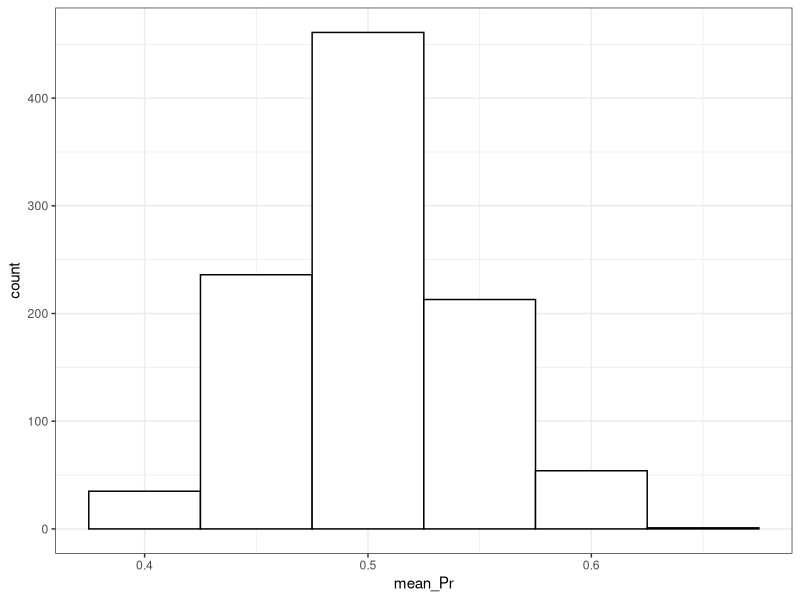
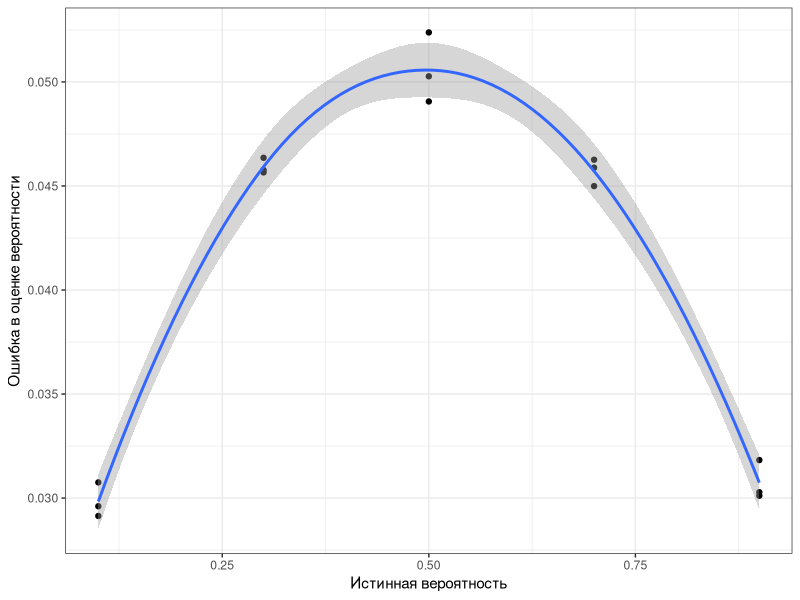
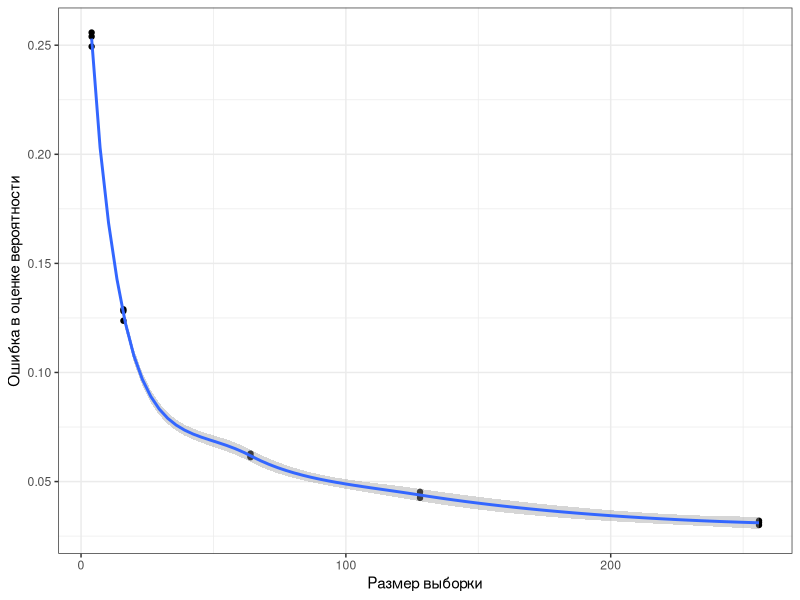

Recreate these plots in R, in order.
## ---- chunk 1
knitr::opts_chunk$set(echo = TRUE)

library(tidyverse)

## ---- chunk 2

# Истинная вероятность
true_Pr <- 0.5  

# Количество пациентов
n_patients <- 4 

#Результаты выборки
sample_result <- rbinom(n_patients, 1, true_Pr)  

#Оценочная вероятность
mean(sample_result) 

## ---- chunk 3

# Истинная вероятность
true_Pr <- 0.5

# Количество пациентов
n_patients <- 128

# Количество повторений эксперимента
n_repeats <- 1000 

df_all_repeats <- data.frame(
  n_exp = rep(1:n_repeats, each = n_patients),
  ID =  rep(1:n_patients, n_repeats),
  Pr = rbinom(n_repeats * n_patients, 1, true_Pr)
)

## ---- chunk 4

df_sample_Pr <- df_all_repeats %>% 
  group_by(n_exp) %>% 
  dplyr::summarise(mean_Pr = mean(Pr)) %>% 
  ungroup()

ggplot(df_sample_Pr, aes(x = mean_Pr)) +
  geom_histogram(color = 'black', fill = 'white', binwidth = 0.05) +
  scale_x_continuous(breaks = seq(0,1,0.1))+
  theme_bw()

## ---- chunk 5

error <- sqrt( mean((df_sample_Pr$mean_Pr-true_Pr)^2) )
print(error)

## ---- chunk 6

ggplot(data = NULL, 
  aes(
  x = c(
    rep(0.1,3), rep(0.3, 3), rep(0.5, 3), rep(0.7, 3), rep(0.9, 3)), 
  y = c(
    0.02913932, 0.02960574, 0.03075224, 
    0.04635407, 0.04565085, 0.04576899, 
    0.04906119, 0.05027126, 0.05237939, 
    0.04626121, 0.04587919, 0.04499333, 
    0.03182609, 0.03011312, 0.03028036)
  )
  )+
  geom_point()+
  geom_smooth()+
  labs(x = "Истинная вероятность", y = "Ошибка в оценке вероятности")+
  theme_bw()

## ---- chunk 7

ggplot(data = NULL, 
  aes(
  x = c(
    rep(4,3), rep(16, 3), rep(64, 3), rep(128, 3), rep(256, 3)), 
  y = c(
    0.2558075, 0.2539685, 0.2493742,
    0.1281479, 0.128938, 0.1237121,
    0.06116943, 0.06152362, 0.06281561,
    0.04251967, 0.04370603, 0.04528757, 
    0.03203887, 0.03009157, 0.03118548)
  )
  )+
  geom_point()+
  geom_smooth(formula = y ~ 1/sqrt(x))+
  labs(x = "Размер выборки", y = "Ошибка в оценке вероятности")+
  theme_bw()

